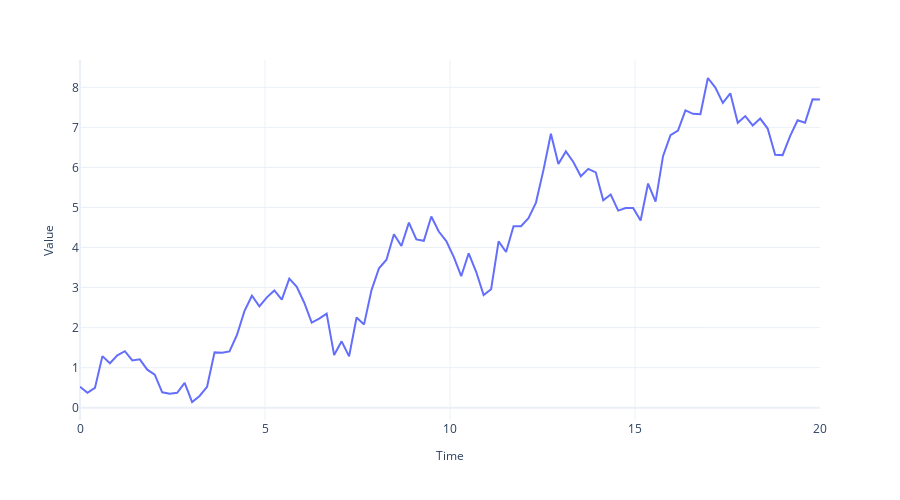

Write notebook code for a chart like this one.
### Code cell
fig = plot_time_series(regular_time_samples, 
                 timeseries_, 
                 "")
if SAVE_FIGURES:
    fig.write_image("imgs/chapter_1/trend.png")
fig.show()
